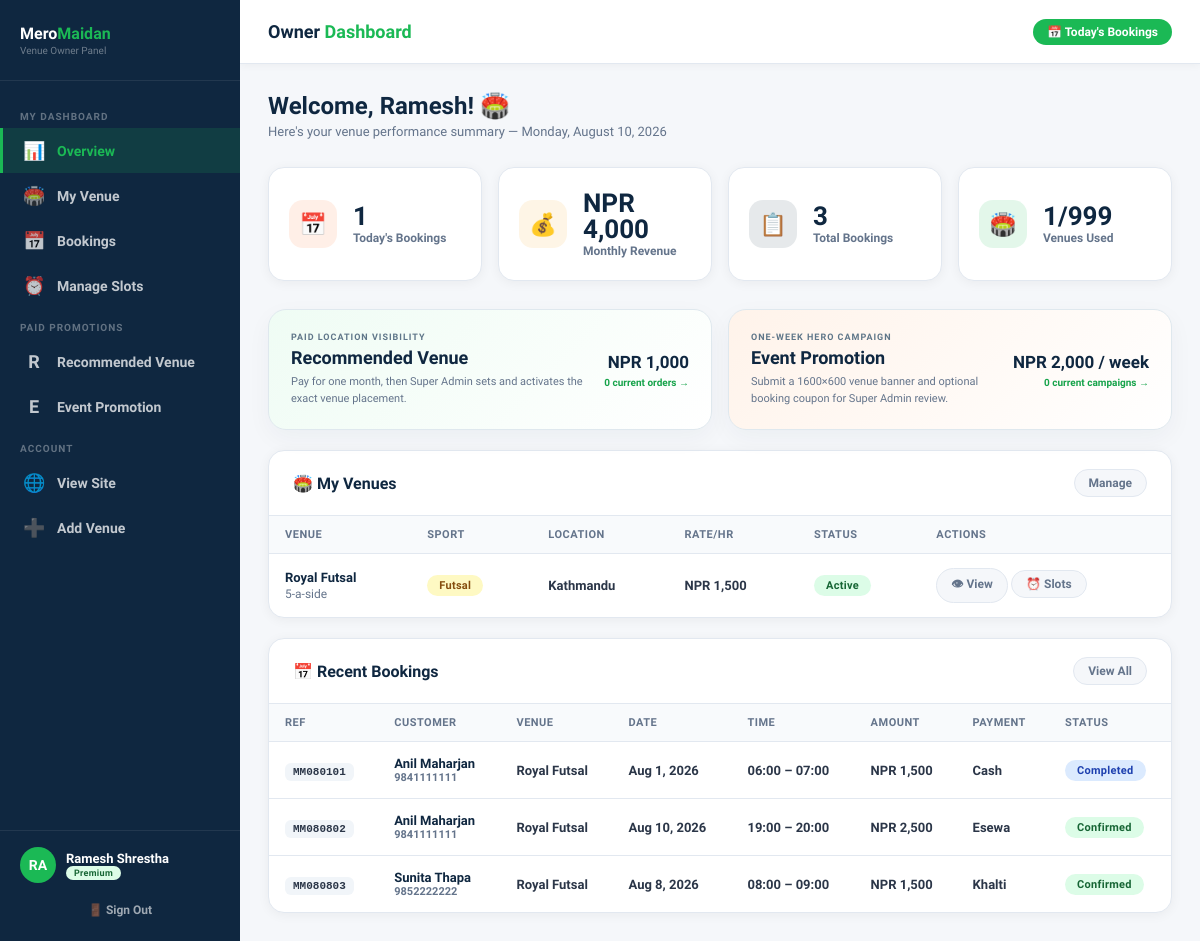
The page /owner/index.php (signed in) on the database as committed earlier.
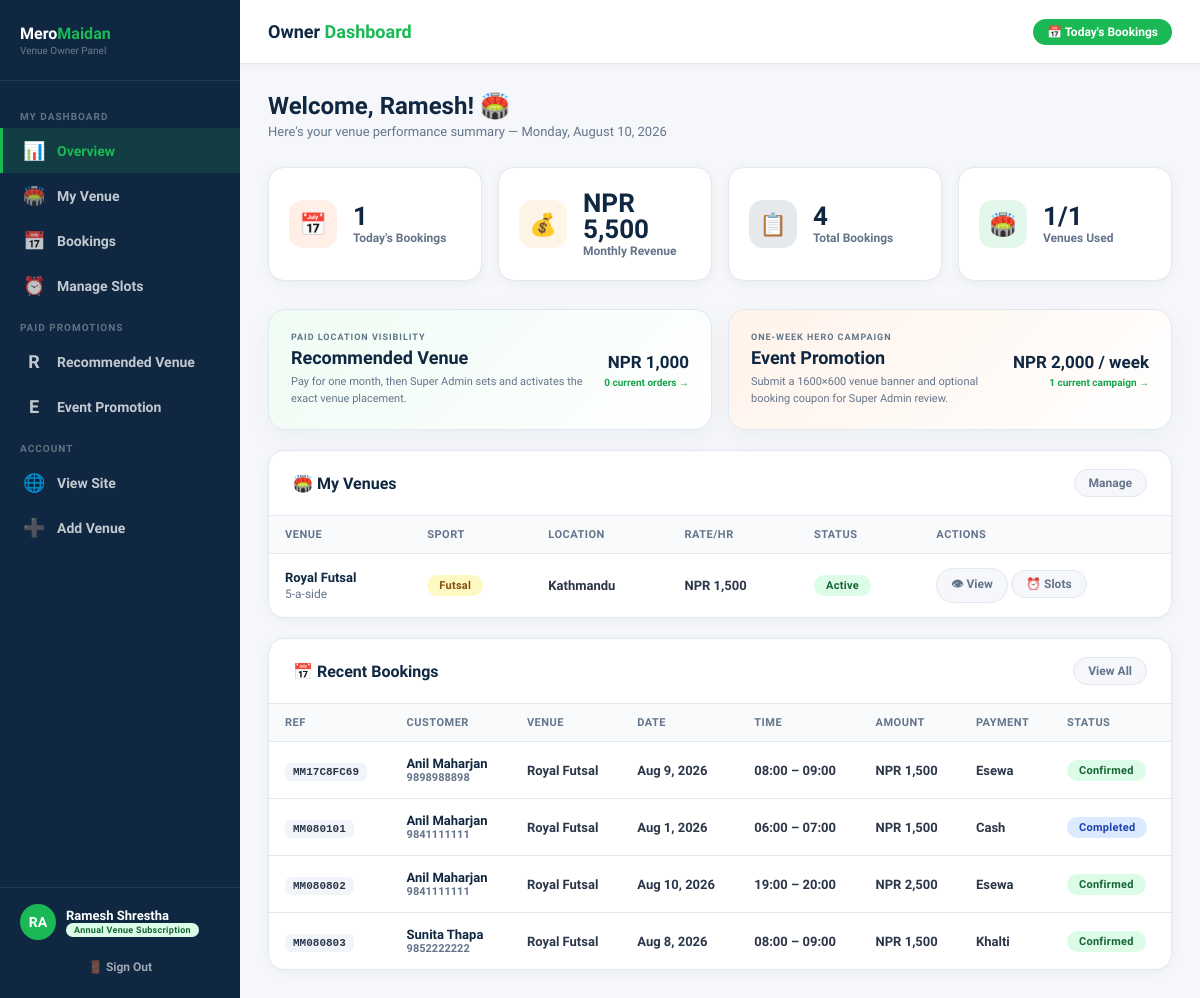
The same page on the database as committed later.
### tables this page shows
CREATE TABLE `venue_owners` (
  `id` int(11) NOT NULL AUTO_INCREMENT,
  `name` varchar(200) NOT NULL,
  `email` varchar(200) NOT NULL,
  `phone` varchar(20) NOT NULL,
  `password_hash` varchar(255) NOT NULL,
  `business_name` varchar(200) DEFAULT NULL,
  `plan_id` int(11) DEFAULT 1,
  `status` enum('pending','active','suspended') DEFAULT 'pending',
  `created_at` timestamp NOT NULL DEFAULT current_timestamp(),
  `approved_at` timestamp NULL DEFAULT NULL,
  PRIMARY KEY (`id`),
  UNIQUE KEY `email` (`email`)
);

CREATE TABLE `subscription_plans` (
  `id` int(11) NOT NULL AUTO_INCREMENT,
  `name` varchar(100) NOT NULL,
  `slug` varchar(50) NOT NULL,
  `price_monthly` decimal(10,2) NOT NULL DEFAULT 0.00,
  `price_yearly` decimal(10,2) NOT NULL DEFAULT 0.00,
  `duration_months` int(11) NOT NULL DEFAULT 12,
  `included_venues` int(11) NOT NULL DEFAULT 1,
  `max_venues` int(11) NOT NULL DEFAULT 1,
  `max_bookings_per_month` int(11) NOT NULL DEFAULT 50,
  `features` longtext DEFAULT NULL CHECK (json_valid(`features`)),
  `is_active` tinyint(1) DEFAULT 1,
  `created_at` timestamp NOT NULL DEFAULT current_timestamp(),
  PRIMARY KEY (`id`),
  UNIQUE KEY `slug` (`slug`)
);

CREATE TABLE `venues` (
  `id` int(11) NOT NULL AUTO_INCREMENT,
  `owner_id` int(11) DEFAULT NULL,
  `name` varchar(200) NOT NULL,
  `slug` varchar(200) NOT NULL,
  `sport_type` enum('Football','Futsal','Cricket','Cricsal','Multi-Sport') NOT NULL DEFAULT 'Futsal',
  `address` text NOT NULL,
  `city` varchar(100) NOT NULL DEFAULT 'Kathmandu',
  `district` varchar(100) NOT NULL DEFAULT 'Kathmandu',
  `lat` decimal(10,8) DEFAULT NULL,
  `lng` decimal(11,8) DEFAULT NULL,
  `description` text DEFAULT NULL,
  `amenities` longtext DEFAULT NULL CHECK (json_valid(`amenities`)),
  `images` longtext DEFAULT NULL CHECK (json_valid(`images`)),
  `cover_image` varchar(500) DEFAULT NULL,
  `open_time` time DEFAULT '06:00:00',
  `close_time` time DEFAULT '22:00:00',
  `price_per_hour` decimal(10,2) NOT NULL DEFAULT 1000.00,
  `capacity` varchar(50) DEFAULT '5-a-side',
  `status` enum('pending','active','suspended') DEFAULT 'pending',
  `created_at` timestamp NOT NULL DEFAULT current_timestamp(),
  PRIMARY KEY (`id`),
  UNIQUE KEY `slug` (`slug`),
  KEY `owner_id` (`owner_id`),
  CONSTRAINT `venues_ibfk_1` FOREIGN KEY (`owner_id`) REFERENCES `venue_owners` (`id`) ON DELETE SET NULL
);

CREATE TABLE `bookings` (
  `id` int(11) NOT NULL AUTO_INCREMENT,
  `venue_id` int(11) NOT NULL,
  `player_id` int(11) DEFAULT NULL,
  `customer_name` varchar(200) NOT NULL,
  `customer_phone` varchar(20) NOT NULL,
  `customer_email` varchar(200) DEFAULT NULL,
  `booking_date` date NOT NULL,
  `start_time` time NOT NULL,
  `end_time` time NOT NULL,
  `base_price` decimal(10,2) DEFAULT NULL,
  `coupon_id` bigint(20) DEFAULT NULL,
  `coupon_code` varchar(50) DEFAULT NULL,
  `discount_amount` decimal(10,2) NOT NULL DEFAULT 0.00,
  `fees_amount` decimal(10,2) NOT NULL DEFAULT 0.00,
  `tax_amount` decimal(10,2) NOT NULL DEFAULT 0.00,
  `total_price` decimal(10,2) NOT NULL,
  `status` enum('pending','confirmed','cancelled','completed','checked_in','in_progress','no_show') DEFAULT 'confirmed',
  `payment_method` enum('cash','esewa','khalti','card') DEFAULT 'cash',
  `notes` text DEFAULT NULL,
  `booking_ref` varchar(20) DEFAULT NULL,
  `created_at` timestamp NOT NULL DEFAULT current_timestamp(),
  PRIMARY KEY (`id`),
  UNIQUE KEY `booking_ref` (`booking_ref`),
  KEY `venue_id` (`venue_id`),
  KEY `player_id` (`player_id`),
  CONSTRAINT `bookings_ibfk_1` FOREIGN KEY (`venue_id`) REFERENCES `venues` (`id`) ON DELETE CASCADE,
  CONSTRAINT `bookings_ibfk_2` FOREIGN KEY (`player_id`) REFERENCES `players` (`id`) ON DELETE SET NULL
);

### owner/index.php (the view, shortened to what this page needs)
<?php
$db      = getDB();
$ownerId = $_SESSION['owner_id'];
$ownerName = $_SESSION['owner_name'] ?? 'Owner';
$venues = $db->prepare("SELECT * FROM venues WHERE owner_id=:oid ORDER BY created_at DESC");
$venues->execute([':oid' => $ownerId]);
$myVenues = $venues->fetchAll();
$venueIds = array_column($myVenues, 'id');
$todayBookings = 0;
$monthRevenue  = 0;
$totalBookings = 0;
if (!empty($venueIds)) {
    $inList = implode(',', $venueIds);
    $todayBookings = $db->query("SELECT COUNT(*) FROM bookings WHERE venue_id IN ($inList) AND booking_date=CURDATE()")->fetchColumn();
    $monthRevenue  = $db->query("SELECT COALESCE(SUM(total_price),0) FROM bookings WHERE venue_id IN ($inList) AND MONTH(booking_date)=MONTH(CURDATE()) AND status='confirmed'")->fetchColumn();
    $totalBookings = $db->query("SELECT COUNT(*) FROM bookings WHERE venue_id IN ($inList)")->fetchColumn();
    $stmt = $db->prepare("SELECT b.*, v.name as venue_name FROM bookings b JOIN venues v ON b.venue_id=v.id WHERE b.venue_id IN ($inList) ORDER BY b.created_at DESC LIMIT 10");
    $stmt->execute();
    $recentBookings = $stmt->fetchAll();
} else {
    $recentBookings = [];
}
$owner = $db->prepare("SELECT vo.*, sp.name as plan_name, sp.max_venues FROM venue_owners vo LEFT JOIN subscription_plans sp ON vo.plan_id=sp.id WHERE vo.id=:id");
$owner->execute([':id' => $ownerId]);
$ownerData = $owner->fetch();
$recommendedCountStmt = $db->prepare("SELECT COUNT(*) FROM recommended_venue_promotions WHERE owner_id=? AND status IN ('pending_payment','pending_review','scheduled','active')");
$recommendedCountStmt->execute([$ownerId]);
$recommendedCount = (int)$recommendedCountStmt->fetchColumn();
$eventCountStmt = $db->prepare("SELECT COUNT(*) FROM event_promotions WHERE owner_id=? AND status IN ('draft','pending_payment','pending_review','scheduled','active')");
$eventCountStmt->execute([$ownerId]);
$eventCount = (int)$eventCountStmt->fetchColumn();
$eventPrice = EVENT_PROMOTION_PRICE_NPR;
?>
<!DOCTYPE html>
<html lang="en">
<head>
  <link rel="stylesheet" href="../assets/css/admin.css">
</head>
<body>
<div class="admin-layout">
  <aside class="admin-sidebar">
    <div class="sidebar-logo">
      <div><div class="sidebar-logo-text">Mero<span>Maidan</span></div><div style="font-size:10px;color:rgba(255,255,255,.4);margin-top:2px;">Venue Owner Panel</div></div>
    </div>
    <nav class="sidebar-nav">
      <div class="nav-section-label">My Dashboard</div>
      <a href="index.php" class="nav-link active"><span class="icon">📊</span> Overview</a>
      <a href="venue.php" class="nav-link"><span class="icon">🏟️</span> My Venue</a>
      <a href="bookings.php" class="nav-link"><span class="icon">📅</span> Bookings</a>
      <a href="slots.php" class="nav-link"><span class="icon">⏰</span> Manage Slots</a>
      <?php include __DIR__ . '/_promotion_nav.php'; ?>
      <div class="nav-section-label">Account</div>
      <a href="../index.php" class="nav-link" target="_blank"><span class="icon">🌐</span> View Site</a>
      <a href="../list-ground.php" class="nav-link"><span class="icon">➕</span> Add Venue</a>
    </nav>
    <div class="sidebar-footer">
      <div class="admin-user-row">
        <div class="admin-avatar"><?=strtoupper(substr($ownerName,0,2))?></div>
        <div class="admin-user-info">
          <div class="admin-user-name"><?=htmlspecialchars($ownerName)?></div>
          <div class="admin-user-role">
            <span class="badge active" style="font-size:9px;padding:2px 8px;"><?=htmlspecialchars($ownerData['plan_name']??'Annual Venue Subscription')?></span>
          </div>
        </div>
      </div>
      <a href="../auth/logout.php" class="btn-logout">🚪 Sign Out</a>
    </div>
  </aside>
  <main class="admin-main">
    <div class="admin-topbar">
      <div class="topbar-title">Owner <span>Dashboard</span></div>
      <div class="topbar-actions">
        <a href="bookings.php" class="btn btn-green btn-sm">📅 Today's Bookings</a>
      </div>
    </div>
    <div class="admin-content">
      <div class="page-header">
        <h1>Welcome, <?=htmlspecialchars(explode(' ',$ownerName)[0])?>! 🏟️</h1>
        <p>Here's your venue performance summary — <?=date('l, F j, Y')?></p>
      </div>
      <div class="stats-row">
        <div class="stat-card">
          <div class="stat-icon-wrap orange">📅</div>
          <div><div class="stat-num"><?=$todayBookings?></div><div class="stat-label">Today's Bookings</div></div>
        </div>
        <div class="stat-card">
          <div class="stat-icon-wrap amber">💰</div>
          <div><div class="stat-num">NPR <?=number_format($monthRevenue)?></div><div class="stat-label">Monthly Revenue</div></div>
        </div>
        <div class="stat-card">
          <div class="stat-icon-wrap navy">📋</div>
          <div><div class="stat-num"><?=$totalBookings?></div><div class="stat-label">Total Bookings</div></div>
        </div>
        <div class="stat-card">
          <div class="stat-icon-wrap green">🏟️</div>
          <div><div class="stat-num"><?=count($myVenues)?>/<?=$ownerData['max_venues']??1?></div><div class="stat-label">Venues Used</div></div>
        </div>
      </div>
      <div class="promotion-shortcuts">
        <a class="promotion-shortcut recommended" href="recommended-promotion.php"><div><small>PAID LOCATION VISIBILITY</small><h3>Recommended Venue</h3><p>Pay for one month, then Super Admin sets and activates the exact venue placement.</p></div><div class="price">NPR 1,000<span><?=$recommendedCount?> current order<?=$recommendedCount===1?'':'s'?> →</span></div></a>
        <a class="promotion-shortcut event" href="event-promotion.php"><div><small>ONE-WEEK HERO CAMPAIGN</small><h3>Event Promotion</h3><p>Submit a 1600×600 venue banner and optional booking coupon for Super Admin review.</p></div><div class="price">NPR <?=number_format($eventPrice)?> / week<span><?=$eventCount?> current campaign<?=$eventCount===1?'':'s'?> →</span></div></a>
      </div>
      <?php if(!empty($myVenues)): ?>
      <div class="data-card" style="margin-bottom:20px;">
        <div class="data-card-header">
          <h3>🏟️ My Venues</h3>
          <a href="venue.php" class="btn btn-ghost btn-sm">Manage</a>
        </div>
        <table class="data-table">
          <thead><tr><th>Venue</th><th>Sport</th><th>Location</th><th>Rate/hr</th><th>Status</th><th>Actions</th></tr></thead>
          <tbody>
          <?php foreach($myVenues as $v): ?>
          <tr>
            <td>
              <div class="venue-name-cell"><?=htmlspecialchars($v['name'])?></div>
              <div class="venue-location"><?=htmlspecialchars($v['capacity'])?></div>
            </td>
            <td><span class="badge pending"><?=$v['sport_type']?></span></td>
            <td><?=htmlspecialchars($v['city'])?></td>
            <td>NPR <?=number_format($v['price_per_hour'])?></td>
            <td><span class="badge <?=$v['status']?>"><?=ucfirst($v['status'])?></span></td>
            <td>
              <a href="../venue.php?slug=<?=urlencode($v['slug'])?>" target="_blank" class="btn btn-ghost btn-sm">👁 View</a>
              <a href="slots.php?venue_id=<?=$v['id']?>" class="btn btn-ghost btn-sm">⏰ Slots</a>
            </td>
          </tr>
          <?php endforeach; ?>
          </tbody>
        </table>
      </div>
      <?php endif; ?>
      <div class="data-card">
        <div class="data-card-header">
          <h3>📅 Recent Bookings</h3>
          <a href="bookings.php" class="btn btn-ghost btn-sm">View All</a>
        </div>
        <table class="data-table">
          <thead><tr><th>Ref</th><th>Customer</th><th>Venue</th><th>Date</th><th>Time</th><th>Amount</th><th>Payment</th><th>Status</th></tr></thead>
          <tbody>
          <?php foreach($recentBookings as $b): ?>
          <tr>
            <td><code style="font-size:11px;background:#f1f5f9;padding:3px 8px;border-radius:6px;"><?=htmlspecialchars($b['booking_ref'])?></code></td>
            <td>
              <div class="owner-name"><?=htmlspecialchars($b['customer_name'])?></div>
              <div class="owner-email"><?=htmlspecialchars($b['customer_phone'])?></div>
            </td>
            <td><?=htmlspecialchars($b['venue_name'])?></td>
            <td><?=date('M j, Y', strtotime($b['booking_date']))?></td>
            <td><?=substr($b['start_time'],0,5)?> – <?=substr($b['end_time'],0,5)?></td>
            <td><strong>NPR <?=number_format($b['total_price'])?></strong></td>
            <td><?=ucfirst($b['payment_method'])?></td>
            <td><span class="badge <?=$b['status']?>"><?=ucfirst($b['status'])?></span></td>
          </tr>
          <?php endforeach; ?>
          </tbody>
        </table>
      </div>
    </div>
  </main>
</div>
</body>
</html>

### owner/_promotion_nav.php
<?php
$promotionFile = basename($_SERVER['PHP_SELF'] ?? '');
?>
<div class="nav-section-label">Paid Promotions</div>
<a href="recommended-promotion.php" class="nav-link <?=$promotionFile==='recommended-promotion.php'?'active':''?>"><span class="icon">R</span> Recommended Venue</a>
<a href="event-promotion.php" class="nav-link <?=$promotionFile==='event-promotion.php'?'active':''?>"><span class="icon">E</span> Event Promotion</a>

### owner/index.php (style rules this page uses)
.promotion-shortcuts { display:grid;grid-template-columns:1fr 1fr;gap:16px;margin-bottom:20px }
.promotion-shortcut { position:relative;overflow:hidden;display:grid;grid-template-columns:1fr auto;gap:18px;align-items:center;padding:22px;border:1px solid #dfe8ee;border-radius:18px;text-decoration:none;background:#fff;box-shadow:0 8px 24px rgba(15,39,64,.045);transition:.2s }
.promotion-shortcut.recommended { background:linear-gradient(135deg,#effcf4,#fff) }
.promotion-shortcut.event { background:linear-gradient(135deg,#fff3ea,#fff) }
.promotion-shortcut small { display:block;font-size:9px;font-weight:900;letter-spacing:.11em;color:#5f7689 }
.promotion-shortcut h3 { margin:5px 0;color:#0f2740;font-size:18px }
.promotion-shortcut p { margin:0;color:#64748b;font-size:11px;line-height:1.55 }
.promotion-shortcut .price { font-size:17px;font-weight:900;color:#0f2740;text-align:right }
.promotion-shortcut .price span { display:block;margin-top:5px;color:#16a34a;font-size:10px }

Rows that differ between the two databases and show on the page:
changed venue_owners: subscription_plans.name "Premium" → "Annual Venue Subscription"; subscription_plans.max_venues "999" → "1"
added bookings: booking_ref "MM17C8FC69", customer_name "Anil Maharjan", customer_phone "9898988898", venue.name "Royal Futsal", booking_date "Aug 9, 2026", start_time "08:00", end_time "09:00", total_price "1,500", payment_method "Esewa", status "Confirmed"
Other text that changed with them:
$monthRevenue: "4,000" → "5,500"
$totalBookings: "3" → "4"
$eventCount: "0" → "1"
text no longer shown: "s"
